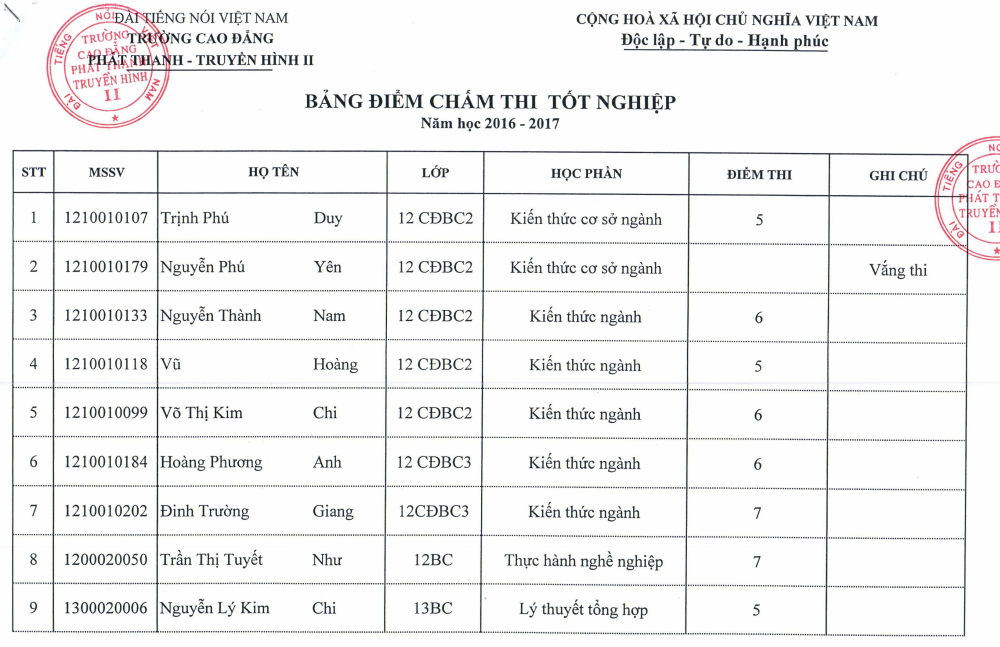
#> input picture images/bangdiem.png, 1000 x 647 px
$ jupyter execute hough.ipynb
#> lines starting #> are read from the running program, lines starting #| are printed output that depends on the picture
#> further down, img is the input picture: shape (647, 1000, 4); mean R, G, B, A 242.2, 241.7, 241.8, 255
[cell 1]
import numpy as np
import imageio
import math

[cell 2]
def rgb2gray(rgb):
    return np.dot(rgb[..., :3], [0.299, 0.587, 0.114]).astype(np.uint8)


def hough_line(img, angle_step=1, lines_are_white=True, value_threshold=5):
    """
    Hough transform for lines

    Input:
    img - 2D binary image with nonzeros representing edges
    angle_step - Spacing between angles to use every n-th angle
                 between -90 and 90 degrees. Default step is 1.
    lines_are_white - boolean indicating whether lines to be detected are white
    value_threshold - Pixel values above or below the value_threshold are edges

    Returns:
    accumulator - 2D array of the hough transform accumulator
    theta - array of angles used in computation, in radians.
    rhos - array of rho values. Max size is 2 times the diagonal
           distance of the input image.
    """
#> called with angle_step = 1, lines_are_white = True, value_threshold = 5
    # Rho and Theta ranges
    thetas = np.deg2rad(np.arange(-90.0, 90.0, angle_step))
    width, height = img.shape
#> width = 647; height = 1000
    diag_len = int(round(math.sqrt(width * width + height * height)))
#> diag_len = 1191
    rhos = np.linspace(-diag_len, diag_len, diag_len * 2)
#> rhos = 2382 values from -1191 to 1191

    # Cache some resuable values
    cos_t = np.cos(thetas)
    sin_t = np.sin(thetas)
    num_thetas = len(thetas)

    # Hough accumulator array of theta vs rho
    accumulator = np.zeros((2 * diag_len, num_thetas), dtype=np.uint8)
    # (row, col) indexes to edges
    are_edges = img > value_threshold if lines_are_white else img < value_threshold
#> are_edges: shape (647, 1000) bool; every value is 1
    y_idxs, x_idxs = np.nonzero(are_edges)

    # Vote in the hough accumulator
    for i in range(len(x_idxs)):
        x = x_idxs[i]
        y = y_idxs[i]

        for t_idx in range(num_thetas):
            # Calculate rho. diag_len is added for a positive index
            rho = diag_len + int(round(x * cos_t[t_idx] + y * sin_t[t_idx]))
            accumulator[rho, t_idx] += 1
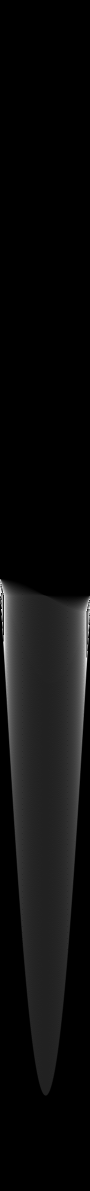
#> accumulator: shape (2382, 180) (shown at 1/2 size); min 0, max 255, mean 13.1

    return accumulator, thetas, rhos

[cell 3]
def show_hough_line(img, accumulator, thetas, rhos, save_path=None):
    import matplotlib.pyplot as plt

    fig, ax = plt.subplots(1, 2, figsize=(10, 10))

    ax[0].imshow(img, cmap=plt.cm.gray)
    ax[0].set_title('Input image')
    ax[0].axis('image')

    ax[1].imshow(
        accumulator, cmap='jet',
        extent=[np.rad2deg(thetas[-1]), np.rad2deg(thetas[0]), rhos[-1], rhos[0]])
    ax[1].set_aspect('equal', adjustable='box')
    ax[1].set_title('Hough transform')
    ax[1].set_xlabel('Angles (degrees)')
    ax[1].set_ylabel('Distance (pixels)')
    ax[1].axis('image')

    # plt.axis('off')
    if save_path is not None:
        plt.savefig(save_path, bbox_inches='tight')
    plt.show()

[cell 4]
imgpath = '../images/bangdiem.png'
img = imageio.imread(imgpath)
if img.ndim == 3:
    img = rgb2gray(img)
accumulator, thetas, rhos = hough_line(img)
